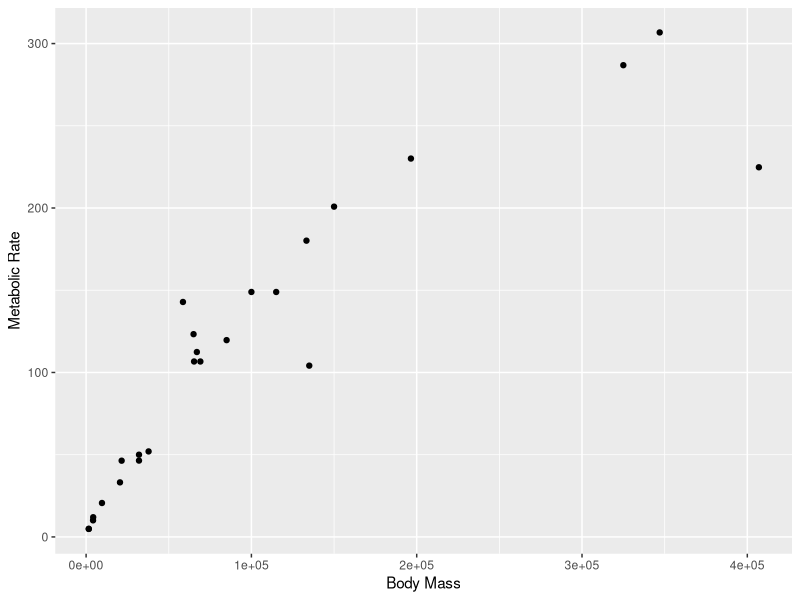

The R script that drew this image:
# Load library
library(tidyverse)

#set up data frame for plotting
size_mr_data <- data.frame(
  body_mass = c(32000, 37800, 347000, 4200, 196500, 100000, 4290, 
    32000, 65000, 69125, 9600, 133300, 150000, 407000, 115000, 
    67000,325000, 21500, 58588, 65320, 85000, 135000, 20500, 1613,
    1618),
  metabolic_rate = c(49.984, 51.981, 306.770, 10.075, 230.073, 
    148.949, 11.966, 46.414, 123.287, 106.663, 20.619, 180.150, 
    200.830, 224.779, 148.940, 112.430, 286.847, 46.347, 142.863, 
    106.670, 119.660, 104.150, 33.165, 4.900, 4.865))
    
#code goes here
ggplot(data = size_mr_data , aes(x=body_mass, y=metabolic_rate)) + 
  geom_point() + labs( x = "Body Mass", y = "Metabolic Rate")

